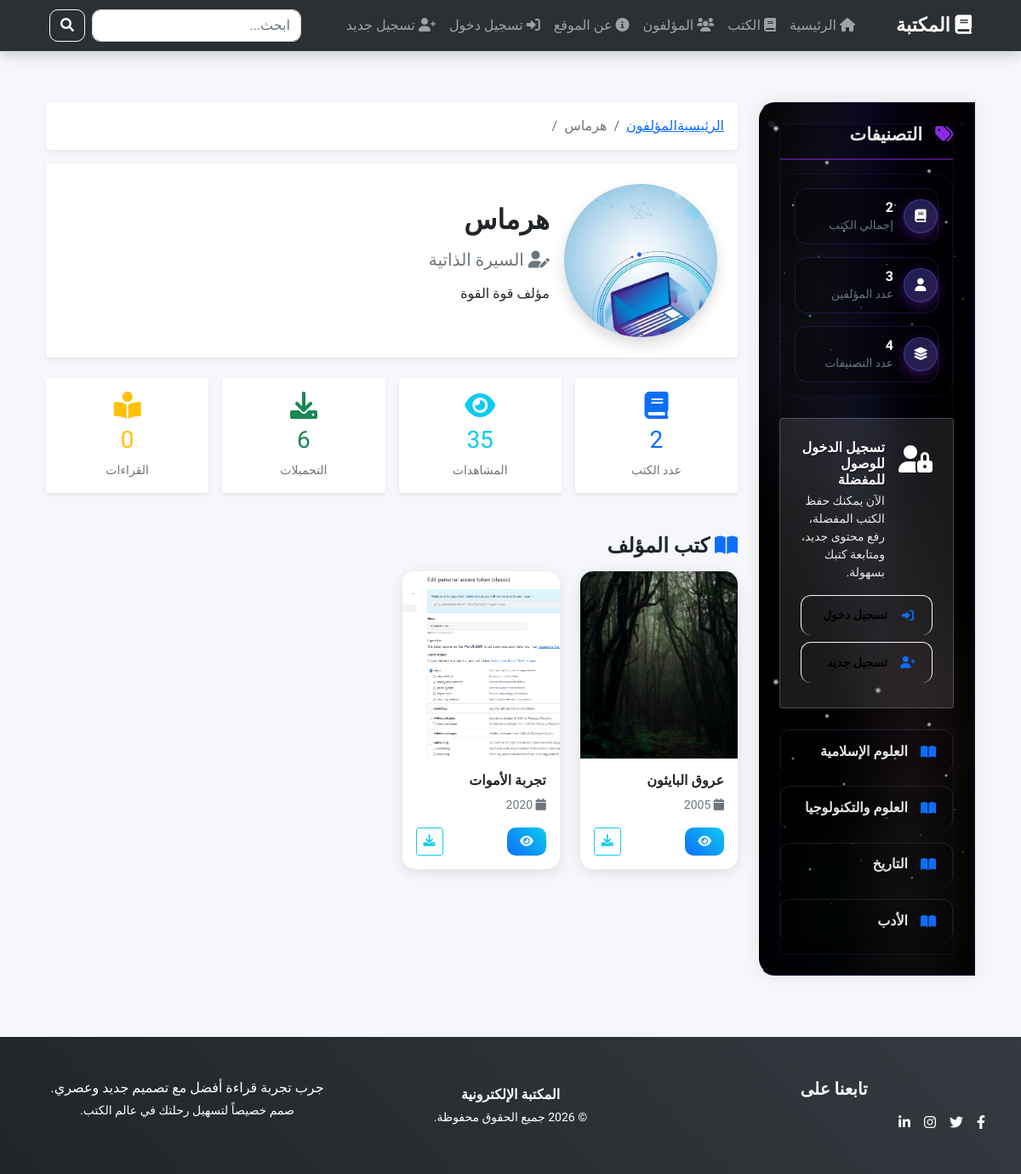
/books/authors/2/, run on the app's committed database.
### books/models.py (models this page shows, shortened)
class Author(models.Model):
    name = models.CharField(max_length=100, verbose_name="اسم المؤلف")
    bio = models.TextField(blank=True, verbose_name="السيرة الذاتية")
    photo = models.ImageField(upload_to='authors/', blank=True, null=True, verbose_name="صورة المؤلف")
    class Meta:
        verbose_name = "مؤلف"
        verbose_name_plural = "المؤلفون"

class Book(models.Model):
    title = models.CharField(max_length=200, verbose_name="عنوان الكتاب")
    author = models.ForeignKey(Author, on_delete=models.CASCADE, verbose_name="المؤلف")
    category = models.ForeignKey(Category, on_delete=models.SET_NULL, null=True, verbose_name="التصنيف")
    description = models.TextField(blank=True, verbose_name="الوصف")
    cover_image = models.ImageField(upload_to='book_covers/', verbose_name="صورة الغلاف")
    pdf_file = models.FileField(upload_to='books_pdf/', blank=True, null=True, verbose_name="ملف PDF")
    read_online_url = models.URLField(blank=True, verbose_name="رابط القراءة online")
    published_year = models.IntegerField(verbose_name="سنة النشر")
    is_featured = models.BooleanField(default=False, verbose_name="مميز")
    is_available = models.BooleanField(default=True, verbose_name="متاح للعرض")
    is_approved = models.BooleanField(default=True, verbose_name="موافق عليه من الإدمن")
    user = models.ForeignKey(User, on_delete=models.CASCADE, verbose_name="المستخدم الذي رفع الكتاب", null=True, blank=True)
    views_count = models.PositiveIntegerField(default=0, verbose_name="عدد المشاهدات")
    downloads_count = models.PositiveIntegerField(default=0, verbose_name="عدد التحميلات")
    reads_count = models.PositiveIntegerField(default=0, verbose_name="عدد مرات القراءة")
    created_at = models.DateTimeField(auto_now_add=True)
    class Meta:
        verbose_name = "كتاب"
        verbose_name_plural = "الكتب"
    def get_absolute_url(self):
        return reverse('book_detail', kwargs={'pk': self.pk})

class Category(models.Model):
    name = models.CharField(max_length=50, verbose_name="اسم التصنيف")
    description = models.TextField(blank=True, verbose_name="الوصف")
    icon = models.CharField(max_length=50, default='fas fa-book', verbose_name="الأيقونة")
    is_active = models.BooleanField(default=True, verbose_name="مفعل")
    class Meta:
        verbose_name = "تصنيف"
        verbose_name_plural = "التصنيفات"

### books/views.py (the view)
# urls.py: path('authors/<int:pk>/', views.author_detail, name='author_detail'),
def author_detail(request, pk):
    author = get_object_or_404(Author, pk=pk)
    books = Book.objects.filter(author=author, is_available=True, is_approved=True).select_related('category')
    total_books = books.count()
    total_views = books.aggregate(total_views=Sum('views_count'))['total_views'] or 0
    total_downloads = books.aggregate(total_downloads=Sum('downloads_count'))['total_downloads'] or 0
    total_reads = books.aggregate(total_reads=Sum('reads_count'))['total_reads'] or 0
    context = {
        'author': author,
        'books': books,
        'total_books': total_books,
        'total_views': total_views,
        'total_downloads': total_downloads,
        'total_reads': total_reads,
    }
    return render(request, 'books/author_detail.html', context)

### books/context_processors.py (called while the page is built)
def sidebar_data(request):
    categories = Category.objects.filter(is_active=True).annotate(
        books_count=Count('book', filter=Q(book__is_available=True, book__is_approved=True))
    )
    return {
        'categories': categories,
        'total_books': Book.objects.filter(is_available=True, is_approved=True).count(),
        'total_authors': Author.objects.count(),
        'total_categories': categories.count(),
    }

### templates/books/author_detail.html (shortened to what this page needs)
{% extends 'base.html' %}
{% load static %}
{% block content %}
<div class="container mt-5">
    <div class="row">
        <div class="col-lg-9 order-lg-2">
<nav aria-label="breadcrumb">
    <ol class="breadcrumb bg-white p-3 rounded shadow-sm">
        <li class="breadcrumb-item"><a href="{% url 'home' %}">الرئيسية</a></li>
        <li class="breadcrumb-item"><a href="{% url 'author_list' %}">المؤلفون</a></li>
        <li class="breadcrumb-item active">{{ author.name }}</li>
    </ol>
</nav>
<div class="card border-0 shadow-sm p-4 mb-4">
    <div class="row align-items-center">
        <div class="col-md-3 text-center">
            {% if author.photo %}
            <img src="{{ author.photo.url }}" class="rounded-circle shadow"
                 style="width: 180px; height: 180px; object-fit: cover;">
            {% else %}
            <div class="bg-light rounded-circle d-flex align-items-center justify-content-center mx-auto shadow"
                 style="width: 180px; height: 180px;">
                <i class="fas fa-user fa-4x text-muted"></i>
            </div>
            {% endif %}
        </div>
        <div class="col-md-9">
            <h2 class="fw-bold mb-3">{{ author.name }}</h2>
            <h5 class="text-muted mb-2">
                <i class="fas fa-user-edit"></i> السيرة الذاتية
            </h5>
            <p class="lead text-secondary">
                {{ author.bio|linebreaks }}
            </p>
        </div>
    </div>
</div>
<div class="row g-3 mb-5">
    <div class="col-md-3 col-sm-6">
        <div class="card text-center border-0 shadow-sm stat-card p-3">
            <i class="fas fa-book fa-2x text-primary mb-2"></i>
            <h3 class="text-primary">{{ total_books }}</h3>
            <small class="text-muted">عدد الكتب</small>
        </div>
    </div>
    <div class="col-md-3 col-sm-6">
        <div class="card text-center border-0 shadow-sm stat-card p-3">
            <i class="fas fa-eye fa-2x text-info mb-2"></i>
            <h3 class="text-info">{{ total_views }}</h3>
            <small class="text-muted">المشاهدات</small>
        </div>
    </div>
    <div class="col-md-3 col-sm-6">
        <div class="card text-center border-0 shadow-sm stat-card p-3">
            <i class="fas fa-download fa-2x text-success mb-2"></i>
            <h3 class="text-success">{{ total_downloads }}</h3>
            <small class="text-muted">التحميلات</small>
        </div>
    </div>
    <div class="col-md-3 col-sm-6">
        <div class="card text-center border-0 shadow-sm stat-card p-3">
            <i class="fas fa-book-reader fa-2x text-warning mb-2"></i>
            <h3 class="text-warning">{{ total_reads }}</h3>
            <small class="text-muted">القراءات</small>
        </div>
    </div>
</div>
<div class="mb-4">
    <h4 class="fw-bold mb-3">
        <i class="fas fa-book-open text-primary"></i> كتب المؤلف
    </h4>
    {% if books %}
    <div class="row g-4">
        {% for book in books %}
        <div class="col-md-3 col-sm-6">
            <div class="card book-card h-100">
                <img src="{{ book.cover_image.url }}" class="card-img-top">
                <div class="card-body d-flex flex-column">
                    <h6 class="fw-bold">{{ book.title }}</h6>
                    <p class="text-muted small mb-3">
                        <i class="fas fa-calendar"></i> {{ book.published_year }}
                    </p>
                    <div class="mt-auto d-flex justify-content-between">
                        <a href="{{ book.get_absolute_url }}" class="btn btn-sm btn-view">
                            <i class="fas fa-eye"></i>
                        </a>
                        {% if book.pdf_file %}
                        <a href="{% url 'download_book' book.id %}" class="btn btn-sm btn-outline-info">
                            <i class="fas fa-download"></i>
                        </a>
                        {% endif %}
                    </div>
                </div>
            </div>
        </div>
        {% endfor %}
    </div>
    {% else %}
    <div class="alert alert-info text-center p-4 shadow-sm">
        <i class="fas fa-info-circle fa-2x mb-3"></i>
        <h5>لا توجد كتب</h5>
        <p class="mb-0">لم يتم إضافة أي كتب لهذا المؤلف بعد.</p>
    </div>
    {% endif %}
</div>
            </div>
        <div class="col-lg-3 order-lg-1">
            {% include 'includes/sidebar.html' %}
        </div>
    </div>
</div>
{% endblock %}

### templates/includes/sidebar.html (shortened to what this page needs)
<div class="sidebar p-4 mb-4">
    <div class="planets-layer">
    </div>
    <div class="moving-stars">
        <div class="star-1"></div>
        <div class="star-3"></div>
        <div class="star-5"></div>
        <div class="star-7"></div>
    </div>
    <div class="cosmic-dust"></div>
    <div class="sidebar-header">
        <h5><i class="fas fa-tags"></i> التصنيفات</h5>
        <div class="stats-card">
            <div class="stat-item">
                <div class="stat-icon"><i class="fas fa-book"></i></div>
                <div class="stat-meta">
                    <strong>{{ total_books|default:0 }}</strong>
                    <span>إجمالي الكتب</span>
                </div>
            </div>
            <div class="stat-item">
                <div class="stat-icon" style="background: #198754;"><i class="fas fa-user"></i></div>
                <div class="stat-meta">
                    <strong>{{ total_authors|default:0 }}</strong>
                    <span>عدد المؤلفين</span>
                </div>
            </div>
            <div class="stat-item">
                <div class="stat-icon" style="background: #ffc107;"><i class="fas fa-layer-group"></i></div>
                <div class="stat-meta">
                    <strong>{{ total_categories|default:0 }}</strong>
                    <span>عدد التصنيفات</span>
                </div>
            </div>
        </div>
    </div>
    {% if not user.is_authenticated %}
    <div class="card p-4 mb-4 text-white" style="background: linear-gradient(135deg, #0d6efd, #0dcaf0); border: none; box-shadow: 0 15px 35px rgba(13,110,253,0.15);">
        <div class="d-flex align-items-start gap-3 mb-3">
            <div class="fs-2"><i class="fas fa-user-lock"></i></div>
            <div>
                <h6 class="fw-bold mb-1">تسجيل الدخول للوصول للمفضلة</h6>
                <p class="small mb-0">الآن يمكنك حفظ الكتب المفضلة، رفع محتوى جديد، ومتابعة كتبك بسهولة.</p>
            </div>
        </div>
        <a href="{% url 'login' %}" class="btn btn-light btn-sm w-100 mb-2"><i class="fas fa-sign-in-alt"></i> تسجيل دخول</a>
        <a href="{% url 'register' %}" class="btn btn-outline-light btn-sm w-100"><i class="fas fa-user-plus"></i> تسجيل جديد</a>
    </div>
    {% endif %}
    <div class="sidebar-links">
        {% for category in categories %}
            <a href="{% url 'books_by_category' category.id %}">
                <i class="fas fa-book-open"></i>
                <span>{{ category.name }}</span>
            </a>
        {% endfor %}
    </div>
</div>

### templates/base.html (style rules this page uses)
body { font-family: 'Cairo', sans-serif; direction: rtl; background-color: #f5f7fb; }
.sidebar { background: #ffffff; min-height: auto; border-left: 1px solid #eee; box-shadow: 0 0 20px rgba(0,0,0,0.08); border-radius: 20px 0 0 20px; position: sticky; top: 100px; }
.sidebar h5 { font-family: 'Cairo', sans-serif; font-weight: 800; color: #212529; margin-bottom: 1rem; }
.sidebar .stats-card { background: #f8f9fa; border-radius: 18px; padding: 1rem; margin-bottom: 1.5rem; }
.sidebar .stat-item { display: flex; align-items: center; gap: 0.75rem; padding: 0.75rem 0; border-bottom: 1px solid rgba(0,0,0,0.08); color: #212529; }
.sidebar .stat-item:last-child { border-bottom: none; }
.sidebar .stat-icon { width: 40px; height: 40px; display: inline-flex; align-items: center; justify-content: center; border-radius: 50%; background: #0dcaf0; color: white; font-size: 0.95rem; }
.sidebar .stat-meta { line-height: 1.1; }
.sidebar .stat-meta strong { display: block; font-size: 1rem; }
.sidebar .stat-meta span { color: #6c757d; font-size: 0.85rem; }
.sidebar a { color: #000; text-decoration: none; font-weight: 700; display: flex; align-items: center; gap: 0.75rem; padding: 0.8rem 1rem; margin-bottom: 0.35rem; border-radius: 12px; transition: all 0.25s ease; border-bottom: none; }
.sidebar a i { min-width: 24px; text-align: center; color: #0d6efd; }
.sidebar a span { flex: 1; font-family: 'Cairo', sans-serif; font-weight: 700; }
.sidebar .sidebar-links { padding-bottom: 0.5rem; }
.book-card { transition: all 0.3s ease; border: none; border-radius: 15px; overflow: hidden; box-shadow: 0 4px 15px rgba(0,0,0,0.1); background: #fff; }
.book-card img { height: 220px; object-fit: cover; }
.btn-view { background: linear-gradient(45deg, #0d6efd, #0dcaf0); border: none; color: white; border-radius: 10px; padding: 6px 15px; transition: 0.3s; }
.stat-card { transition: 0.3s; cursor: pointer; }

### data on the page
Author: name "هرماس", photo (picture), bio "مؤلف قوة القوة"
Book: cover_image (picture), title "عروق البايثون", published_year "2005"
Book: cover_image (picture), title "تجربة الأموات", published_year "2020"
Category: name "العلوم الإسلامية"
Category: name "العلوم والتكنولوجيا"
Category: name "التاريخ"
Category: name "الأدب"

### other printed values
{{ total_books }} "2"
{{ total_views }} "35"
{{ total_downloads }} "6"
{{ total_reads }} "0"
{{ total_books|default:0 }} "2"
{{ total_authors|default:0 }} "3"
{{ total_categories|default:0 }} "4"
